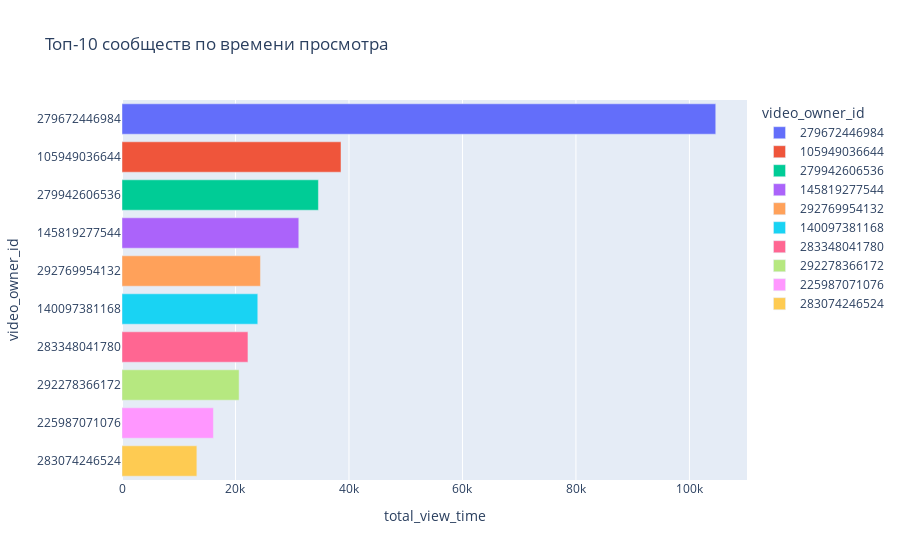

The cell this chart's notebook holds for it:
### Code cell
fig = px.bar(video_owner_rate, x='total_view_time', y='video_owner_id',color="video_owner_id", title="Топ-10 сообществ по времени просмотра")
fig.show()

### Figure 1 — Plotly figure (JSON) as saved in the notebook; plotly's stock layout.template omitted (floating-point values rounded to 4 significant figures)
{"data": [{"hovertemplate": "video_owner_id=%{y}<br>total_view_time=%{x}<extra></extra>", "legendgroup": "279672446984", "marker": {"color": "#636efa", "pattern": {"shape": ""}}, "name": "279672446984", "orientation": "h", "showlegend": true, "textposition": "auto", "type": "bar", "x": [104638], "xaxis": "x", "y": ["279672446984"], "yaxis": "y"}, {"hovertemplate": "video_owner_id=%{y}<br>total_view_time=%{x}<extra></extra>", "legendgroup": "105949036644", "marker": {"color": "#EF553B", "pattern": {"shape": ""}}, "name": "105949036644", "orientation": "h", "showlegend": true, "textposition": "auto", "type": "bar", "x": [38595], "xaxis": "x", "y": ["105949036644"], "yaxis": "y"}, {"hovertemplate": "video_owner_id=%{y}<br>total_view_time=%{x}<extra></extra>", "legendgroup": "279942606536", "marker": {"color": "#00cc96", "pattern": {"shape": ""}}, "name": "279942606536", "orientation": "h", "showlegend": true, "textposition": "auto", "type": "bar", "x": [34615], "xaxis": "x", "y": ["279942606536"], "yaxis": "y"}, {"hovertemplate": "video_owner_id=%{y}<br>total_view_time=%{x}<extra></extra>", "legendgroup": "145819277544", "marker": {"color": "#ab63fa", "pattern": {"shape": ""}}, "name": "145819277544", "orientation": "h", "showlegend": true, "textposition": "auto", "type": "bar", "x": [31157], "xaxis": "x", "y": ["145819277544"], "yaxis": "y"}, {"hovertemplate": "video_owner_id=%{y}<br>total_view_time=%{x}<extra></extra>", "legendgroup": "292769954132", "marker": {"color": "#FFA15A", "pattern": {"shape": ""}}, "name": "292769954132", "orientation": "h", "showlegend": true, "textposition": "auto", "type": "bar", "x": [24399], "xaxis": "x", "y": ["292769954132"], "yaxis": "y"}, {"hovertemplate": "video_owner_id=%{y}<br>total_view_time=%{x}<extra></extra>", "legendgroup": "140097381168", "marker": {"color": "#19d3f3", "pattern": {"shape": ""}}, "name": "140097381168", "orientation": "h", "showlegend": true, "textposition": "auto", "type": "bar", "x": [23929], "xaxis": "x", "y": ["140097381168"], "yaxis": "y"}, {"hovertemplate": "video_owner_id=%{y}<br>total_view_time=%{x}<extra></extra>", "legendgroup": "283348041780", "marker": {"color": "#FF6692", "pattern": {"shape": ""}}, "name": "283348041780", "orientation": "h", "showlegend": true, "textposition": "auto", "type": "bar", "x": [22196], "xaxis": "x", "y": ["283348041780"], "yaxis": "y"}, {"hovertemplate": "video_owner_id=%{y}<br>total_view_time=%{x}<extra></extra>", "legendgroup": "292278366172", "marker": {"color": "#B6E880", "pattern": {"shape": ""}}, "name": "292278366172", "orientation": "h", "showlegend": true, "textposition": "auto", "type": "bar", "x": [20639], "xaxis": "x", "y": ["292278366172"], "yaxis": "y"}, {"hovertemplate": "video_owner_id=%{y}<br>total_view_time=%{x}<extra></extra>", "legendgroup": "225987071076", "marker": {"color": "#FF97FF", "pattern": {"shape": ""}}, "name": "225987071076", "orientation": "h", "showlegend": true, "textposition": "auto", "type": "bar", "x": [16113], "xaxis": "x", "y": ["225987071076"], "yaxis": "y"}, {"hovertemplate": "video_owner_id=%{y}<br>total_view_time=%{x}<extra></extra>", "legendgroup": "283074246524", "marker": {"color": "#FECB52", "pattern": {"shape": ""}}, "name": "283074246524", "orientation": "h", "showlegend": true, "textposition": "auto", "type": "bar", "x": [13193], "xaxis": "x", "y": ["283074246524"], "yaxis": "y"}], "layout": {"barmode": "relative", "legend": {"title": {"text": "video_owner_id"}, "tracegroupgap": 0}, "title": {"text": "Топ-10 сообществ по времени просмотра"}, "xaxis": {"anchor": "y", "domain": [0, 1], "title": {"text": "total_view_time"}}, "yaxis": {"anchor": "x", "categoryarray": ["283074246524", "225987071076", "292278366172", "283348041780", "140097381168", "292769954132", "145819277544", "279942606536", "105949036644", "279672446984"], "categoryorder": "array", "domain": [0, 1], "title": {"text": "video_owner_id"}}}}
